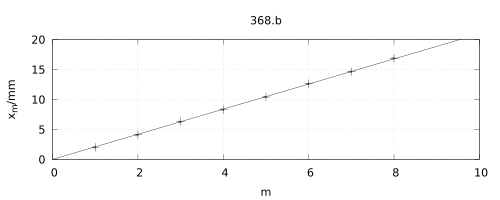

Generate this figure with gnuplot:
set terminal eps enhanced monochrome size 5,2
set output "b.eps"
set yrange [0:20]
set xrange [0:10]
set xlabel "m"
set ylabel "x_{m}/mm"
set title "368.b"
set grid
unset key
f(x)=a*x
fit f(x) "b.csv" u 1:2  via a
plot f(x), "b.csv" u 1:2:3 w yerrorbars
